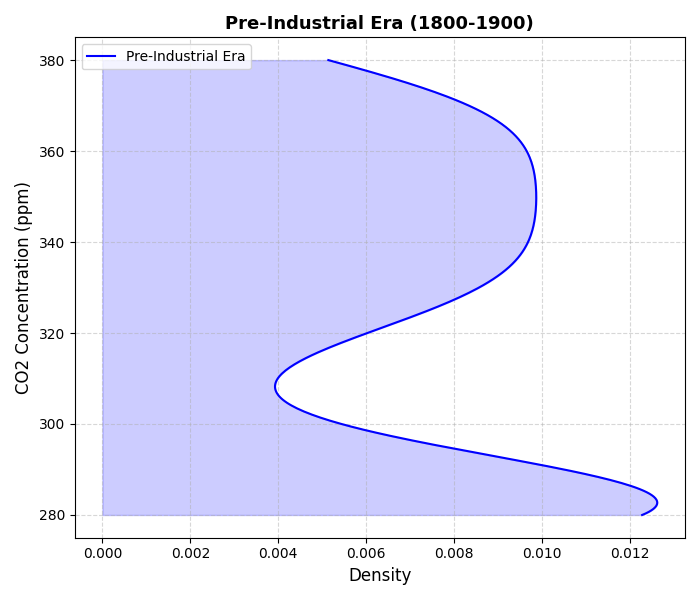

Write the Python code that produced this figure.
import matplotlib.pyplot as plt
import numpy as np
from scipy.stats import kde

# Constructing the data
years = np.linspace(1800, 2000, 101)
co2_levels_pre_industrial = [280]*20 + [281, 281, 282, 283, 283, 284, 285, 286, 287, 287, 
                                        288, 289, 290, 292, 294, 298, 301, 305, 310, 315] + [320 + i for i in range(61)]

# Set up the plot
fig, axs = plt.subplots(1, 1, figsize=(7, 6))

# Kernel Density Estimation for density plot
density_pre_industrial = kde.gaussian_kde(co2_levels_pre_industrial, bw_method=0.3)
x_range_pre = np.linspace(min(co2_levels_pre_industrial), max(co2_levels_pre_industrial), 300)

# Plotting the horizontal density plot for pre-industrial CO2 levels
axs.plot(density_pre_industrial(x_range_pre), x_range_pre, label="Pre-Industrial Era", color='blue')
axs.fill_betweenx(x_range_pre, 0, density_pre_industrial(x_range_pre), color='blue', alpha=0.2)

# Adding titles and labels
axs.set_title('Pre-Industrial Era (1800-1900)', fontsize=13, fontweight='bold')
axs.set_xlabel('Density', fontsize=12)
axs.set_ylabel('CO2 Concentration (ppm)', fontsize=12)
axs.legend(loc='upper left')
axs.grid(True, linestyle='--', alpha=0.5)

# Adjust layout
plt.tight_layout()

# Display the plot
plt.show()
